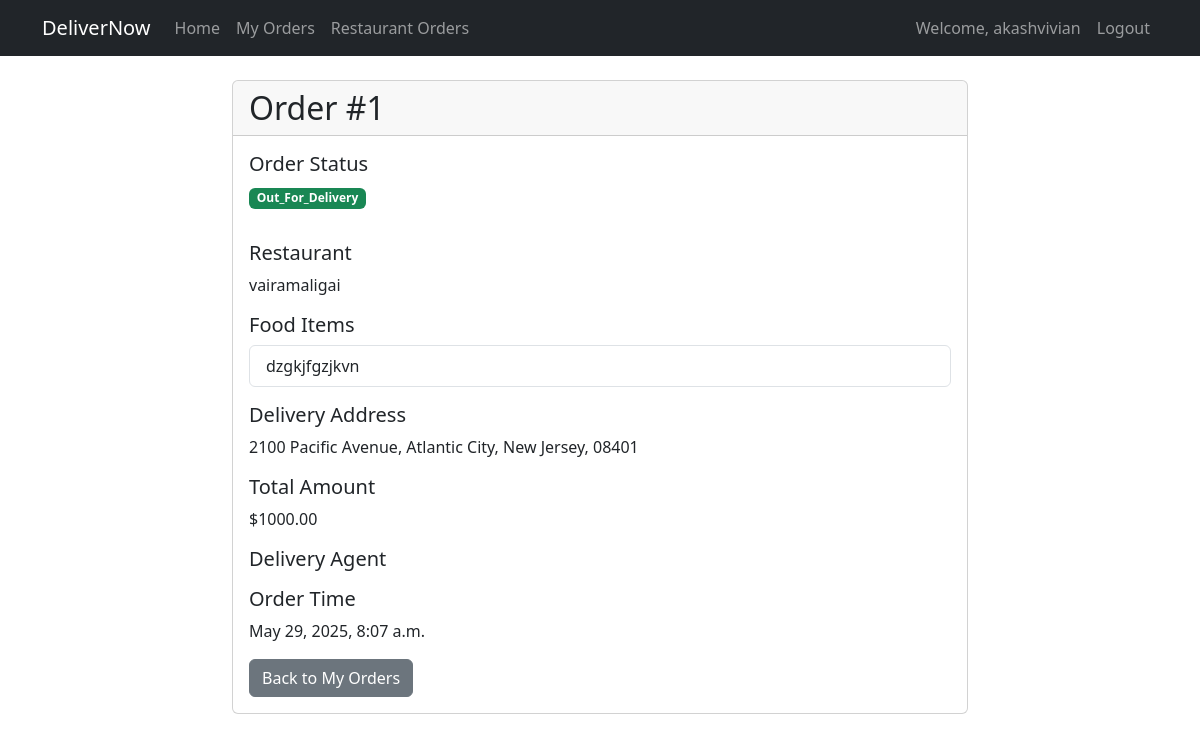
The page /order/1/ (signed in) on the database its author committed.
### core/models.py (models this page shows, shortened)
class Order(models.Model):
    STATUS_CHOICES = [
        ('pending', 'Pending'),
        ('preparing', 'Preparing'),
        ('out_for_delivery', 'Out for Delivery'),
        ('delivered', 'Delivered'),
        ('cancelled', 'Cancelled'),
    ]
    customer = models.ForeignKey(User, on_delete=models.CASCADE, related_name='orders')
    restaurant = models.ForeignKey(Restaurant, on_delete=models.CASCADE, related_name='orders')
    delivery_agent = models.ForeignKey(DeliveryAgent, on_delete=models.SET_NULL, null=True, blank=True, related_name='orders')
    food_items = models.TextField()  # JSON string containing food items and quantities
    delivery_address = models.TextField()
    total_amount = models.DecimalField(max_digits=10, decimal_places=2)
    status = models.CharField(max_length=20, choices=STATUS_CHOICES, default='pending')
    created_at = models.DateTimeField(auto_now_add=True)
    updated_at = models.DateTimeField(auto_now=True)

class Restaurant(models.Model):
    name = models.CharField(max_length=100)
    address = models.TextField()
    phone = models.CharField(max_length=20)
    owner = models.ForeignKey(User, on_delete=models.CASCADE, related_name='restaurants')
    created_at = models.DateTimeField(auto_now_add=True)

### core/views.py (the view)
# urls.py: path('order/<int:pk>/', views.order_detail, name='order_detail'),
@login_required
def order_detail(request, pk):
    order = get_object_or_404(Order, pk=pk)
    if request.user != order.customer and request.user != order.restaurant.owner:
        messages.error(request, 'You do not have permission to view this order.')
        return redirect('home')
    return render(request, 'core/order_detail.html', {'order': order})

### core/templates/core/order_detail.html (shortened to what this page needs)
{% extends 'core/base.html' %}
{% block content %}
<div class="row justify-content-center">
    <div class="col-md-8">
        <div class="card">
            <div class="card-header">
                <h2 class="mb-0">Order #{{ order.id }}</h2>
            </div>
            <div class="card-body">
                <div class="mb-3">
                    <h5>Order Status</h5>
                    <p class="badge bg-{{ order.status|yesno:'success,warning,danger' }}">{{ order.status|title }}</p>
                </div>
                <div class="mb-3">
                    <h5>Restaurant</h5>
                    <p>{{ order.restaurant.name }}</p>
                </div>
                <div class="mb-3">
                    <h5>Food Items</h5>
                    <ul class="list-group">
                        {% for item in order.food_items.split %}
                            <li class="list-group-item">{{ item }}</li>
                        {% endfor %}
                    </ul>
                </div>
                <div class="mb-3">
                    <h5>Delivery Address</h5>
                    <p>{{ order.delivery_address }}</p>
                </div>
                <div class="mb-3">
                    <h5>Total Amount</h5>
                    <p>${{ order.total_amount }}</p>
                </div>
                {% if order.delivery_agent %}
                    <div class="mb-3">
                        <h5>Delivery Agent</h5>
                    </div>
                {% endif %}
                <div class="mb-3">
                    <h5>Order Time</h5>
                    <p>{{ order.created_at }}</p>
                </div>
                <a href="{% url 'my_orders' %}" class="btn btn-secondary">Back to My Orders</a>
            </div>
        </div>
    </div>
</div>
{% endblock %}

### core/templates/core/base.html (shortened to what this page needs)
<!DOCTYPE html>
<html lang="en">
<head>
    <link href="https://cdn.jsdelivr.net/npm/bootstrap@5.3.0/dist/css/bootstrap.min.css" rel="stylesheet">
</head>
<body>
    <nav class="navbar navbar-expand-lg navbar-dark bg-dark">
        <div class="container">
            <a class="navbar-brand" href="{% url 'home' %}">DeliverNow</a>
            <div class="collapse navbar-collapse" id="navbarNav">
                <ul class="navbar-nav me-auto">
                    <li class="nav-item">
                        <a class="nav-link" href="{% url 'home' %}">Home</a>
                    </li>
                    {% if user.is_authenticated %}
                        <li class="nav-item">
                            <a class="nav-link" href="{% url 'my_orders' %}">My Orders</a>
                        </li>
                        {% if user.restaurants.exists %}
                            <li class="nav-item">
                                <a class="nav-link" href="{% url 'restaurant_orders' %}">Restaurant Orders</a>
                            </li>
                        {% endif %}
                    {% endif %}
                </ul>
                <ul class="navbar-nav">
                    {% if user.is_authenticated %}
                        <li class="nav-item">
                            <span class="nav-link">Welcome, {{ user.username }}</span>
                        </li>
                        <li class="nav-item">
                            <a class="nav-link" href="{% url 'logout' %}">Logout</a>
                        </li>
                    {% endif %}
                </ul>
            </div>
        </div>
    </nav>
    <div class="container mt-4">
        {% block content %}
        {% endblock %}
    </div>
</body>
</html>

### rows shown on the page
Order: id "1", status "Out_For_Delivery", restaurant.name "vairamaligai", split "dzgkjfgzjkvn", delivery_address "2100 Pacific Avenue, Atlantic City, New Jersey, 08401", total_amount "1000.00", created_at "May 29, 2025, 8:07 a.m."

### other values the page prints
{{ user.username }} "akashvivian"
